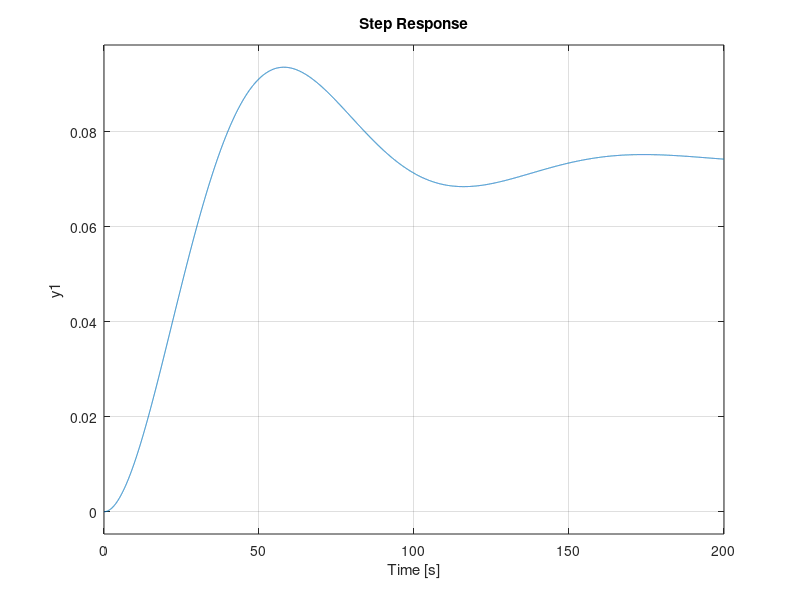

MATLAB code to generate this figure:
%funcion de transferencia a lazo cerrado
clc;close all;
s=tf('s');

%obtenemos la funcion de transferencia de nuestro sistema

%electrovalvula
 Fv=(2.542e-4)/(s+0.006208)
%tanque
Ft=((25.46)/(25.46*s+1))
%sensor de nivel
Fs=((240.7)/(s+19.11))

%por teorema de circuitos retroalimentados y simplificacion obtenemos

FT= ((Fv * Ft)/(1+(Fv *Ft * Fs)))
FT_simplificada = minreal(FT);


%analisis en frecuencia de FT
bode(FT);
%respuesta al impulso
impulse(FT);
%analisis de error
step(FT);
